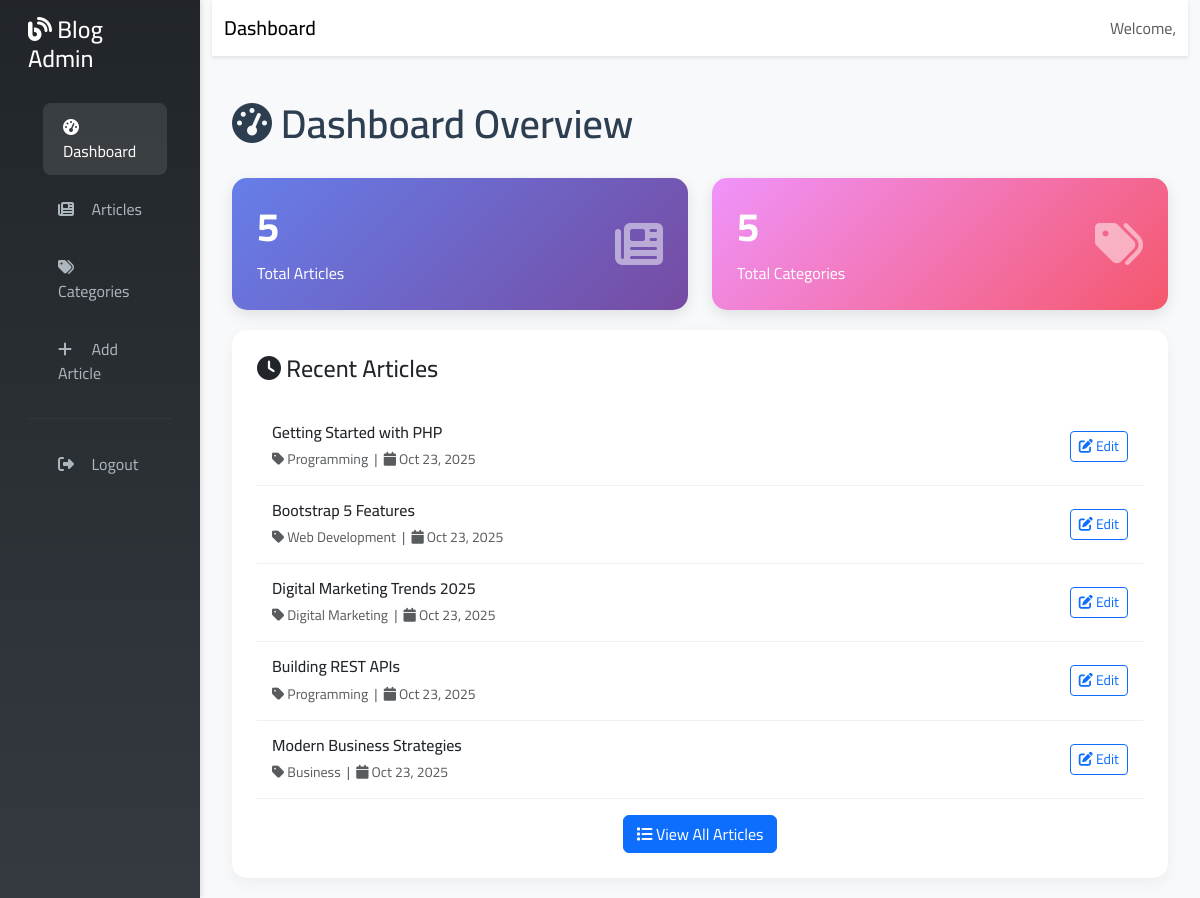
The page /admin/index.php (signed in) on the database its author committed.
### tables this page shows
CREATE TABLE articles (
    id INT AUTO_INCREMENT PRIMARY KEY,
    title VARCHAR(255) NOT NULL,
    content TEXT NOT NULL,
    image VARCHAR(255),
    category_id INT,
    created_at DATETIME DEFAULT CURRENT_TIMESTAMP,
    FOREIGN KEY (category_id) REFERENCES categories(id) ON DELETE SET NULL
);

CREATE TABLE categories (
    id INT AUTO_INCREMENT PRIMARY KEY,
    name VARCHAR(255) NOT NULL,
    description TEXT,
    created_at DATETIME DEFAULT CURRENT_TIMESTAMP
);

### admin/includes/db.php (called while the page is built, shortened)
<?php
class Database {
    private $connection;
    public function __construct() {
        try {
            $dsn = "mysql:host=" . DB_HOST . ";dbname=" . DB_NAME . ";charset=utf8mb4";
            $this->connection = new PDO($dsn, DB_USER, DB_PASS);
            $this->connection->setAttribute(PDO::ATTR_ERRMODE, PDO::ERRMODE_EXCEPTION);
            $this->connection->setAttribute(PDO::ATTR_DEFAULT_FETCH_MODE, PDO::FETCH_ASSOC);
        } catch (PDOException $e) {
            die("Database connection failed: " . $e->getMessage());
        }
    }
    public function query($sql, $params = []) {
        try {
            $stmt = $this->connection->prepare($sql);
            $stmt->execute($params);
            return $stmt;
        } catch (PDOException $e) {
            throw new Exception("Query failed: " . $e->getMessage());
        }
    }
    public function fetchAll($sql, $params = []) {
        $stmt = $this->query($sql, $params);
        return $stmt->fetchAll();
    }
    public function fetchOne($sql, $params = []) {
        $stmt = $this->query($sql, $params);
        return $stmt->fetch();
    }
    public function count($table, $where = '', $params = []) {
        $sql = "SELECT COUNT(*) as count FROM {$table}";
        $result = $this->fetchOne($sql, $params);
        return $result['count'];
    }
}
$db = new Database();
?>

### admin/includes/functions.php (called while the page is built, shortened)
<?php
function sanitize($input) {
    return htmlspecialchars(trim($input), ENT_QUOTES, 'UTF-8');
}
function formatDate($date, $format = 'Y-m-d H:i:s') {
    return date($format, strtotime($date));
}
?>

### admin/index.php (the view, shortened to what this page needs)
<?php
require_once 'includes/db.php';
require_once 'includes/functions.php';
$totalArticles = $db->count('articles');
$totalCategories = $db->count('categories');
$recentArticles = $db->fetchAll("
    SELECT a.*, c.name as category_name
    FROM articles a
    LEFT JOIN categories c ON a.category_id = c.id
    ORDER BY a.created_at DESC
    LIMIT 5
");
?>
<!DOCTYPE html>
<html lang="en">
<head>
    <link href="https://cdn.jsdelivr.net/npm/bootstrap@5.3.0/dist/css/bootstrap.min.css" rel="stylesheet">
    <link href="https://cdnjs.cloudflare.com/ajax/libs/font-awesome/6.4.0/css/all.min.css" rel="stylesheet">
    <link href="https://cdn.jsdelivr.net/npm/sweetalert2@11/dist/sweetalert2.min.css" rel="stylesheet">
</head>
<body>
    <div class="container-fluid">
        <div class="row">
            <div class="col-md-3 col-lg-2 sidebar">
                <div class="p-3">
                    <h4 class="text-white mb-4">
                        <i class="fas fa-blog"></i> Blog Admin
                    </h4>
                    <nav class="nav flex-column">
                        <a class="nav-link active" href="index.php">
                            <i class="fas fa-tachometer-alt"></i> Dashboard
                        </a>
                        <a class="nav-link" href="articles.php">
                            <i class="fas fa-newspaper"></i> Articles
                        </a>
                        <a class="nav-link" href="categories.php">
                            <i class="fas fa-tags"></i> Categories
                        </a>
                        <a class="nav-link" href="add_article.php">
                            <i class="fas fa-plus"></i> Add Article
                        </a>
                        <hr class="my-3" style="border-color: #495057;">
                        <a class="nav-link" href="?logout=1">
                            <i class="fas fa-sign-out-alt"></i> Logout
                        </a>
                    </nav>
                </div>
            </div>
            <div class="col-md-9 col-lg-10">
                <nav class="navbar navbar-expand-lg navbar-light bg-light mb-4">
                    <div class="container-fluid">
                        <span class="navbar-brand mb-0 h1">Dashboard</span>
                        <div class="navbar-nav ms-auto">
                            <span class="navbar-text">
                                Welcome, <?php echo sanitize($_SESSION['admin_username']); ?>
                            </span>
                        </div>
                    </div>
                </nav>
                <div class="main-content">
                    <h1 class="page-title">
                        <i class="fas fa-tachometer-alt"></i> Dashboard Overview
                    </h1>
                    <div class="row">
                        <div class="col-md-6">
                            <div class="stats-card articles">
                                <div class="d-flex justify-content-between align-items-center">
                                    <div>
                                        <h3><?php echo $totalArticles; ?></h3>
                                        <p class="mb-0">Total Articles</p>
                                    </div>
                                    <i class="fas fa-newspaper fa-3x opacity-50"></i>
                                </div>
                            </div>
                        </div>
                        <div class="col-md-6">
                            <div class="stats-card categories">
                                <div class="d-flex justify-content-between align-items-center">
                                    <div>
                                        <h3><?php echo $totalCategories; ?></h3>
                                        <p class="mb-0">Total Categories</p>
                                    </div>
                                    <i class="fas fa-tags fa-3x opacity-50"></i>
                                </div>
                            </div>
                        </div>
                    </div>
                    <div class="recent-articles">
                        <h4 class="mb-4">
                            <i class="fas fa-clock"></i> Recent Articles
                        </h4>
                        <?php if (empty($recentArticles)): ?>
                            <div class="text-center text-muted py-5">
                                <i class="fas fa-newspaper fa-3x mb-3"></i>
                                <p>No articles found. <a href="add_article.php">Create your first article</a></p>
                            </div>
                        <?php else: ?>
                            <?php foreach ($recentArticles as $article): ?>
                                <div class="article-item">
                                    <div class="row align-items-center">
                                        <div class="col-md-8">
                                            <h6 class="mb-1"><?php echo sanitize($article['title']); ?></h6>
                                            <small class="text-muted">
                                                <i class="fas fa-tag"></i> <?php echo sanitize($article['category_name'] ?? 'Uncategorized'); ?>
                                                &nbsp;|&nbsp;
                                                <i class="fas fa-calendar"></i> <?php echo formatDate($article['created_at'], 'M d, Y'); ?>
                                            </small>
                                        </div>
                                        <div class="col-md-4 text-end">
                                            <a href="edit_article.php?id=<?php echo $article['id']; ?>" class="btn btn-sm btn-outline-primary">
                                                <i class="fas fa-edit"></i> Edit
                                            </a>
                                        </div>
                                    </div>
                                </div>
                            <?php endforeach; ?>
                            <div class="text-center mt-3">
                                <a href="articles.php" class="btn btn-primary">
                                    <i class="fas fa-list"></i> View All Articles
                                </a>
                            </div>
                        <?php endif; ?>
                    </div>
                </div>
            </div>
        </div>
    </div>
</body>
</html>

### admin/index.php (style rules this page uses)
body { font-family: 'Cairo', sans-serif; background-color: #f8f9fa; }
.sidebar { background: linear-gradient(180deg, #212529 0%, #343a40 100%); min-height: 100vh; box-shadow: 2px 0 5px rgba(0,0,0,0.1); }
.sidebar .nav-link { color: #adb5bd; padding: 12px 20px; border-radius: 8px; margin: 5px 10px; transition: all 0.3s ease; }
.sidebar .nav-link:hover, .sidebar .nav-link.active { background-color: rgba(255,255,255,0.1); color: #fff; transform: translateX(5px); }
.sidebar .nav-link i { width: 20px; margin-right: 10px; }
.main-content { padding: 20px; }
.stats-card { background: linear-gradient(135deg, #667eea 0%, #764ba2 100%); color: white; border-radius: 15px; padding: 25px; margin-bottom: 20px; box-shadow: 0 5px 15px rgba(0,0,0,0.1); transition: transform 0.3s ease; }
.stats-card h3 { font-size: 2.5rem; font-weight: 700; margin-bottom: 10px; }
.stats-card.articles { background: linear-gradient(135deg, #667eea 0%, #764ba2 100%); }
.stats-card.categories { background: linear-gradient(135deg, #f093fb 0%, #f5576c 100%); }
.recent-articles { background: white; border-radius: 15px; padding: 25px; box-shadow: 0 5px 15px rgba(0,0,0,0.05); }
.article-item { padding: 15px; border-bottom: 1px solid #f0f0f0; transition: background-color 0.3s ease; }
.navbar { background: white !important; box-shadow: 0 2px 4px rgba(0,0,0,0.1); }
.page-title { color: #2c3e50; font-weight: 600; margin-bottom: 30px; }

### rows shown on the page
articles: title "Getting Started with PHP", category.name "Programming", created_at "Oct 23, 2025"
articles: title "Bootstrap 5 Features", category.name "Web Development", created_at "Oct 23, 2025"
articles: title "Digital Marketing Trends 2025", category.name "Digital Marketing", created_at "Oct 23, 2025"
articles: title "Building REST APIs", category.name "Programming", created_at "Oct 23, 2025"
articles: title "Modern Business Strategies", category.name "Business", created_at "Oct 23, 2025"

### other values the page prints
$totalArticles "5"
$totalCategories "5"
